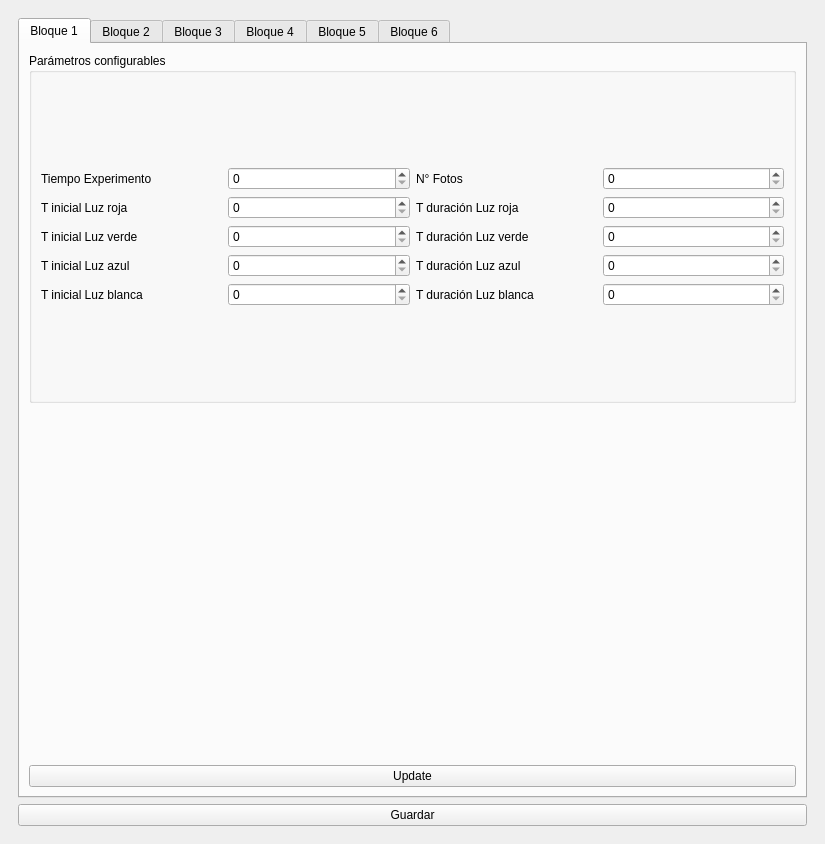
<?xml version="1.0" encoding="UTF-8"?>
<ui version="4.0">
 <class>MainWindow</class>
 <widget class="QMainWindow" name="MainWindow">
  <property name="geometry">
   <rect>
    <x>0</x>
    <y>0</y>
    <width>825</width>
    <height>844</height>
   </rect>
  </property>
  <property name="sizePolicy">
   <sizepolicy hsizetype="Preferred" vsizetype="Preferred">
    <horstretch>0</horstretch>
    <verstretch>0</verstretch>
   </sizepolicy>
  </property>
  <property name="windowTitle">
   <string>MainWindow</string>
  </property>
  <widget class="QWidget" name="centralwidget">
   <layout class="QVBoxLayout" name="verticalLayout_4">
    <item>
     <widget class="QWidget" name="widget" native="true">
      <layout class="QVBoxLayout" name="verticalLayout_3">
       <item>
        <widget class="QTabWidget" name="tabs">
         <property name="currentIndex">
          <number>0</number>
         </property>
         <widget class="QWidget" name="tab_1">
          <attribute name="title">
           <string>Bloque 1</string>
          </attribute>
          <layout class="QVBoxLayout" name="verticalLayout">
           <item>
            <widget class="QGroupBox" name="groupBox">
             <property name="title">
              <string>Parámetros configurables</string>
             </property>
             <layout class="QVBoxLayout" name="verticalLayout_2">
              <item>
               <layout class="QGridLayout" name="gridLayout">
                <item row="2" column="0">
                 <widget class="QLabel" name="label_3">
                  <property name="text">
                   <string>T inicial Luz verde</string>
                  </property>
                 </widget>
                </item>
                <item row="3" column="0">
                 <widget class="QLabel" name="label_7">
                  <property name="text">
                   <string>T inicial Luz azul</string>
                  </property>
                 </widget>
                </item>
                <item row="3" column="4">
                 <widget class="QSpinBox" name="b1_spinBox_td_azul">
                  <property name="maximum">
                   <number>10000</number>
                  </property>
                 </widget>
                </item>
                <item row="2" column="3">
                 <widget class="QLabel" name="label_4">
                  <property name="text">
                   <string>T duración Luz verde</string>
                  </property>
                 </widget>
                </item>
                <item row="4" column="4">
                 <widget class="QSpinBox" name="b1_spinBox_td_blanca">
                  <property name="maximum">
                   <number>10000</number>
                  </property>
                 </widget>
                </item>
                <item row="2" column="2">
                 <widget class="QSpinBox" name="b1_spinBox_ti_verde">
                  <property name="maximum">
                   <number>10000</number>
                  </property>
                 </widget>
                </item>
                <item row="1" column="3">
                 <widget class="QLabel" name="label_2">
                  <property name="text">
                   <string>T duración Luz roja</string>
                  </property>
                 </widget>
                </item>
                <item row="1" column="0">
                 <widget class="QLabel" name="label">
                  <property name="text">
                   <string>T inicial Luz roja</string>
                  </property>
                 </widget>
                </item>
                <item row="4" column="0">
                 <widget class="QLabel" name="label_8">
                  <property name="text">
                   <string>T inicial Luz blanca</string>
                  </property>
                 </widget>
                </item>
                <item row="3" column="2">
                 <widget class="QSpinBox" name="b1_spinBox_ti_azul">
                  <property name="maximum">
                   <number>10000</number>
                  </property>
                 </widget>
                </item>
                <item row="0" column="3">
                 <widget class="QLabel" name="label_6">
                  <property name="text">
                   <string>N° Fotos</string>
                  </property>
                 </widget>
                </item>
                <item row="4" column="3">
                 <widget class="QLabel" name="label_10">
                  <property name="text">
                   <string>T duración Luz blanca</string>
                  </property>
                 </widget>
                </item>
                <item row="2" column="4">
                 <widget class="QSpinBox" name="b1_spinBox_td_verde">
                  <property name="maximum">
                   <number>10000</number>
                  </property>
                 </widget>
                </item>
                <item row="0" column="0">
                 <widget class="QLabel" name="label_5">
                  <property name="text">
                   <string>Tiempo Experimento</string>
                  </property>
                 </widget>
                </item>
                <item row="1" column="4">
                 <widget class="QSpinBox" name="b1_spinBox_td_roja">
                  <property name="maximum">
                   <number>10000</number>
                  </property>
                 </widget>
                </item>
                <item row="4" column="2">
                 <widget class="QSpinBox" name="b1_spinBox_ti_blanca">
                  <property name="maximum">
                   <number>10000</number>
                  </property>
                 </widget>
                </item>
                <item row="1" column="2">
                 <widget class="QSpinBox" name="b1_spinBox_ti_roja">
                  <property name="maximum">
                   <number>10000</number>
                  </property>
                 </widget>
                </item>
                <item row="0" column="4">
                 <widget class="QSpinBox" name="b1_spinBox_n_fotos">
                  <property name="maximum">
                   <number>10</number>
                  </property>
                 </widget>
                </item>
                <item row="3" column="3">
                 <widget class="QLabel" name="label_9">
                  <property name="text">
                   <string>T duración Luz azul</string>
                  </property>
                 </widget>
                </item>
                <item row="0" column="2">
                 <widget class="QSpinBox" name="b1_spinBox_t_exp">
                  <property name="maximum">
                   <number>10000</number>
                  </property>
                 </widget>
                </item>
               </layout>
              </item>
             </layout>
            </widget>
           </item>
           <item>
            <widget class="Plot_bloque" name="Plot_b1" native="true"/>
           </item>
           <item>
            <widget class="QPushButton" name="button_b1_update">
             <property name="text">
              <string>Update</string>
             </property>
            </widget>
           </item>
          </layout>
         </widget>
         <widget class="QWidget" name="tab_2">
          <attribute name="title">
           <string>Bloque 2</string>
          </attribute>
          <layout class="QVBoxLayout" name="verticalLayout_12">
           <item>
            <widget class="QGroupBox" name="groupBox_5">
             <property name="title">
              <string>Parámetros configurables</string>
             </property>
             <layout class="QVBoxLayout" name="verticalLayout_11">
              <item>
               <layout class="QGridLayout" name="gridLayout_7">
                <item row="1" column="2">
                 <widget class="QSpinBox" name="b2_spinBox_ti_roja">
                  <property name="maximum">
                   <number>10000</number>
                  </property>
                 </widget>
                </item>
                <item row="2" column="4">
                 <widget class="QSpinBox" name="b2_spinBox_td_verde">
                  <property name="maximum">
                   <number>10000</number>
                  </property>
                 </widget>
                </item>
                <item row="2" column="0">
                 <widget class="QLabel" name="label_61">
                  <property name="text">
                   <string>T inicial Luz verde</string>
                  </property>
                 </widget>
                </item>
                <item row="3" column="0">
                 <widget class="QLabel" name="label_62">
                  <property name="text">
                   <string>T inicial Luz azul</string>
                  </property>
                 </widget>
                </item>
                <item row="1" column="0">
                 <widget class="QLabel" name="label_63">
                  <property name="text">
                   <string>T inicial Luz roja</string>
                  </property>
                 </widget>
                </item>
                <item row="2" column="2">
                 <widget class="QSpinBox" name="b2_spinBox_ti_verde">
                  <property name="maximum">
                   <number>10000</number>
                  </property>
                 </widget>
                </item>
                <item row="0" column="3">
                 <widget class="QLabel" name="label_64">
                  <property name="text">
                   <string>N° Fotos</string>
                  </property>
                 </widget>
                </item>
                <item row="1" column="3">
                 <widget class="QLabel" name="label_65">
                  <property name="text">
                   <string>T duración Luz roja</string>
                  </property>
                 </widget>
                </item>
                <item row="1" column="4">
                 <widget class="QSpinBox" name="b2_spinBox_td_roja">
                  <property name="maximum">
                   <number>10000</number>
                  </property>
                 </widget>
                </item>
                <item row="2" column="3">
                 <widget class="QLabel" name="label_66">
                  <property name="text">
                   <string>T duración Luz verde</string>
                  </property>
                 </widget>
                </item>
                <item row="0" column="4">
                 <widget class="QSpinBox" name="b2_spinBox_n_fotos">
                  <property name="maximum">
                   <number>10</number>
                  </property>
                 </widget>
                </item>
                <item row="0" column="0">
                 <widget class="QLabel" name="label_67">
                  <property name="text">
                   <string>Tiempo Experimento</string>
                  </property>
                 </widget>
                </item>
                <item row="0" column="2">
                 <widget class="QSpinBox" name="b2_spinBox_t_exp">
                  <property name="maximum">
                   <number>10000</number>
                  </property>
                 </widget>
                </item>
                <item row="4" column="0">
                 <widget class="QLabel" name="label_68">
                  <property name="text">
                   <string>T inicial Luz blanca</string>
                  </property>
                 </widget>
                </item>
                <item row="3" column="2">
                 <widget class="QSpinBox" name="b2_spinBox_ti_azul">
                  <property name="maximum">
                   <number>10000</number>
                  </property>
                 </widget>
                </item>
                <item row="4" column="2">
                 <widget class="QSpinBox" name="b2_spinBox_ti_blanca">
                  <property name="maximum">
                   <number>10000</number>
                  </property>
                 </widget>
                </item>
                <item row="3" column="4">
                 <widget class="QSpinBox" name="b2_spinBox_td_azul">
                  <property name="maximum">
                   <number>10000</number>
                  </property>
                 </widget>
                </item>
                <item row="4" column="4">
                 <widget class="QSpinBox" name="b2_spinBox_td_blanca">
                  <property name="maximum">
                   <number>10000</number>
                  </property>
                 </widget>
                </item>
                <item row="3" column="3">
                 <widget class="QLabel" name="label_69">
                  <property name="text">
                   <string>T duración Luz azul</string>
                  </property>
                 </widget>
                </item>
                <item row="4" column="3">
                 <widget class="QLabel" name="label_70">
                  <property name="text">
                   <string>T duración Luz blanca</string>
                  </property>
                 </widget>
                </item>
               </layout>
              </item>
             </layout>
            </widget>
           </item>
           <item>
            <widget class="Plot_bloque" name="Plot_b2" native="true"/>
           </item>
           <item>
            <widget class="QPushButton" name="button_b2_update">
             <property name="text">
              <string>Update</string>
             </property>
            </widget>
           </item>
          </layout>
         </widget>
         <widget class="QWidget" name="tab_3">
          <attribute name="title">
           <string>Bloque 3</string>
          </attribute>
          <layout class="QVBoxLayout" name="verticalLayout_8">
           <item>
            <widget class="QGroupBox" name="groupBox_3">
             <property name="title">
              <string>Parámetros configurables</string>
             </property>
             <layout class="QVBoxLayout" name="verticalLayout_7">
              <item>
               <layout class="QGridLayout" name="gridLayout_5">
                <item row="1" column="2">
                 <widget class="QSpinBox" name="b3_spinBox_ti_roja">
                  <property name="maximum">
                   <number>10000</number>
                  </property>
                 </widget>
                </item>
                <item row="2" column="4">
                 <widget class="QSpinBox" name="b3_spinBox_td_verde">
                  <property name="maximum">
                   <number>10000</number>
                  </property>
                 </widget>
                </item>
                <item row="2" column="0">
                 <widget class="QLabel" name="label_41">
                  <property name="text">
                   <string>T inicial Luz verde</string>
                  </property>
                 </widget>
                </item>
                <item row="3" column="0">
                 <widget class="QLabel" name="label_42">
                  <property name="text">
                   <string>T inicial Luz azul</string>
                  </property>
                 </widget>
                </item>
                <item row="1" column="0">
                 <widget class="QLabel" name="label_43">
                  <property name="text">
                   <string>T inicial Luz roja</string>
                  </property>
                 </widget>
                </item>
                <item row="2" column="2">
                 <widget class="QSpinBox" name="b3_spinBox_ti_verde">
                  <property name="maximum">
                   <number>10000</number>
                  </property>
                 </widget>
                </item>
                <item row="0" column="3">
                 <widget class="QLabel" name="label_44">
                  <property name="text">
                   <string>N° Fotos</string>
                  </property>
                 </widget>
                </item>
                <item row="1" column="3">
                 <widget class="QLabel" name="label_45">
                  <property name="text">
                   <string>T duración Luz roja</string>
                  </property>
                 </widget>
                </item>
                <item row="1" column="4">
                 <widget class="QSpinBox" name="b3_spinBox_td_roja">
                  <property name="maximum">
                   <number>10000</number>
                  </property>
                 </widget>
                </item>
                <item row="2" column="3">
                 <widget class="QLabel" name="label_46">
                  <property name="text">
                   <string>T duración Luz verde</string>
                  </property>
                 </widget>
                </item>
                <item row="0" column="4">
                 <widget class="QSpinBox" name="b3_spinBox_n_fotos">
                  <property name="maximum">
                   <number>10</number>
                  </property>
                 </widget>
                </item>
                <item row="0" column="0">
                 <widget class="QLabel" name="label_47">
                  <property name="text">
                   <string>Tiempo Experimento</string>
                  </property>
                 </widget>
                </item>
                <item row="0" column="2">
                 <widget class="QSpinBox" name="b3_spinBox_t_exp">
                  <property name="maximum">
                   <number>10000</number>
                  </property>
                 </widget>
                </item>
                <item row="4" column="0">
                 <widget class="QLabel" name="label_48">
                  <property name="text">
                   <string>T inicial Luz blanca</string>
                  </property>
                 </widget>
                </item>
                <item row="3" column="2">
                 <widget class="QSpinBox" name="b3_spinBox_ti_azul">
                  <property name="maximum">
                   <number>10000</number>
                  </property>
                 </widget>
                </item>
                <item row="4" column="2">
                 <widget class="QSpinBox" name="b3_spinBox_ti_blanca">
                  <property name="maximum">
                   <number>10000</number>
                  </property>
                 </widget>
                </item>
                <item row="3" column="4">
                 <widget class="QSpinBox" name="b3_spinBox_td_azul">
                  <property name="maximum">
                   <number>10000</number>
                  </property>
                 </widget>
                </item>
                <item row="4" column="4">
                 <widget class="QSpinBox" name="b3_spinBox_td_blanca">
                  <property name="maximum">
                   <number>10000</number>
                  </property>
                 </widget>
                </item>
                <item row="3" column="3">
                 <widget class="QLabel" name="label_49">
                  <property name="text">
                   <string>T duración Luz azul</string>
                  </property>
                 </widget>
                </item>
                <item row="4" column="3">
                 <widget class="QLabel" name="label_50">
                  <property name="text">
                   <string>T duración Luz blanca</string>
                  </property>
                 </widget>
                </item>
               </layout>
              </item>
             </layout>
            </widget>
           </item>
           <item>
            <widget class="Plot_bloque" name="Plot_b3" native="true"/>
           </item>
           <item>
            <widget class="QPushButton" name="button_b3_update">
             <property name="text">
              <string>Update</string>
             </property>
            </widget>
           </item>
          </layout>
         </widget>
         <widget class="QWidget" name="tab_4">
          <attribute name="title">
           <string>Bloque 4</string>
          </attribute>
          <layout class="QVBoxLayout" name="verticalLayout_10">
           <item>
            <widget class="QGroupBox" name="groupBox_4">
             <property name="title">
              <string>Parámetros configurables</string>
             </property>
             <layout class="QVBoxLayout" name="verticalLayout_9">
              <item>
               <layout class="QGridLayout" name="gridLayout_6">
                <item row="1" column="2">
                 <widget class="QSpinBox" name="b4_spinBox_ti_roja">
                  <property name="maximum">
                   <number>10000</number>
                  </property>
                 </widget>
                </item>
                <item row="2" column="4">
                 <widget class="QSpinBox" name="b4_spinBox_td_verde">
                  <property name="maximum">
                   <number>10000</number>
                  </property>
                 </widget>
                </item>
                <item row="2" column="0">
                 <widget class="QLabel" name="label_51">
                  <property name="text">
                   <string>T inicial Luz verde</string>
                  </property>
                 </widget>
                </item>
                <item row="3" column="0">
                 <widget class="QLabel" name="label_52">
                  <property name="text">
                   <string>T inicial Luz azul</string>
                  </property>
                 </widget>
                </item>
                <item row="1" column="0">
                 <widget class="QLabel" name="label_53">
                  <property name="text">
                   <string>T inicial Luz roja</string>
                  </property>
                 </widget>
                </item>
                <item row="2" column="2">
                 <widget class="QSpinBox" name="b4_spinBox_ti_verde">
                  <property name="maximum">
                   <number>10000</number>
                  </property>
                 </widget>
                </item>
                <item row="0" column="3">
                 <widget class="QLabel" name="label_54">
                  <property name="text">
                   <string>N° Fotos</string>
                  </property>
                 </widget>
                </item>
                <item row="1" column="3">
                 <widget class="QLabel" name="label_55">
                  <property name="text">
                   <string>T duración Luz roja</string>
                  </property>
                 </widget>
                </item>
                <item row="1" column="4">
                 <widget class="QSpinBox" name="b4_spinBox_td_roja">
                  <property name="maximum">
                   <number>10000</number>
                  </property>
                 </widget>
                </item>
                <item row="2" column="3">
                 <widget class="QLabel" name="label_56">
                  <property name="text">
                   <string>T duración Luz verde</string>
                  </property>
                 </widget>
                </item>
                <item row="0" column="4">
                 <widget class="QSpinBox" name="b4_spinBox_n_fotos">
                  <property name="maximum">
                   <number>10</number>
                  </property>
                 </widget>
                </item>
                <item row="0" column="0">
                 <widget class="QLabel" name="label_57">
                  <property name="text">
                   <string>Tiempo Experimento</string>
                  </property>
                 </widget>
                </item>
                <item row="0" column="2">
                 <widget class="QSpinBox" name="b4_spinBox_t_exp">
                  <property name="maximum">
                   <number>10000</number>
                  </property>
                 </widget>
                </item>
                <item row="4" column="0">
                 <widget class="QLabel" name="label_58">
                  <property name="text">
                   <string>T inicial Luz blanca</string>
                  </property>
                 </widget>
                </item>
                <item row="3" column="2">
                 <widget class="QSpinBox" name="b4_spinBox_ti_azul">
                  <property name="maximum">
                   <number>10000</number>
                  </property>
                 </widget>
                </item>
                <item row="4" column="2">
                 <widget class="QSpinBox" name="b4_spinBox_ti_blanca">
                  <property name="maximum">
                   <number>10000</number>
                  </property>
                 </widget>
                </item>
                <item row="3" column="4">
                 <widget class="QSpinBox" name="b4_spinBox_td_azul">
                  <property name="maximum">
                   <number>10000</number>
                  </property>
                 </widget>
                </item>
                <item row="4" column="4">
                 <widget class="QSpinBox" name="b4_spinBox_td_blanca">
                  <property name="maximum">
                   <number>10000</number>
                  </property>
                 </widget>
                </item>
                <item row="3" column="3">
                 <widget class="QLabel" name="label_59">
                  <property name="text">
                   <string>T duración Luz azul</string>
                  </property>
                 </widget>
                </item>
                <item row="4" column="3">
                 <widget class="QLabel" name="label_60">
                  <property name="text">
                   <string>T duración Luz blanca</string>
                  </property>
                 </widget>
                </item>
               </layout>
              </item>
             </layout>
            </widget>
           </item>
           <item>
            <widget class="Plot_bloque" name="Plot_b4" native="true"/>
           </item>
           <item>
            <widget class="QPushButton" name="button_b4_update">
             <property name="text">
              <string>Update</string>
             </property>
            </widget>
           </item>
          </layout>
         </widget>
         <widget class="QWidget" name="tab_5">
          <attribute name="title">
           <string>Bloque 5</string>
          </attribute>
          <layout class="QVBoxLayout" name="verticalLayout_14">
           <item>
            <widget class="QGroupBox" name="groupBox_6">
             <property name="title">
              <string>Parámetros configurables</string>
             </property>
             <layout class="QVBoxLayout" name="verticalLayout_13">
              <item>
               <layout class="QGridLayout" name="gridLayout_8">
                <item row="1" column="2">
                 <widget class="QSpinBox" name="b5_spinBox_ti_roja">
                  <property name="maximum">
                   <number>10000</number>
                  </property>
                 </widget>
                </item>
                <item row="2" column="4">
                 <widget class="QSpinBox" name="b5_spinBox_td_verde">
                  <property name="maximum">
                   <number>10000</number>
                  </property>
                 </widget>
                </item>
                <item row="2" column="0">
                 <widget class="QLabel" name="label_71">
                  <property name="text">
                   <string>T inicial Luz verde</string>
                  </property>
                 </widget>
                </item>
                <item row="3" column="0">
                 <widget class="QLabel" name="label_72">
                  <property name="text">
                   <string>T inicial Luz azul</string>
                  </property>
                 </widget>
                </item>
                <item row="1" column="0">
                 <widget class="QLabel" name="label_73">
                  <property name="text">
                   <string>T inicial Luz roja</string>
                  </property>
                 </widget>
                </item>
                <item row="2" column="2">
                 <widget class="QSpinBox" name="b5_spinBox_ti_verde">
                  <property name="maximum">
                   <number>10000</number>
                  </property>
                 </widget>
                </item>
                <item row="0" column="3">
                 <widget class="QLabel" name="label_74">
                  <property name="text">
                   <string>N° Fotos</string>
                  </property>
                 </widget>
                </item>
                <item row="1" column="3">
                 <widget class="QLabel" name="label_75">
                  <property name="text">
                   <string>T duración Luz roja</string>
                  </property>
                 </widget>
                </item>
                <item row="1" column="4">
                 <widget class="QSpinBox" name="b5_spinBox_td_roja">
                  <property name="maximum">
                   <number>10000</number>
                  </property>
                 </widget>
                </item>
                <item row="2" column="3">
                 <widget class="QLabel" name="label_76">
                  <property name="text">
                   <string>T duración Luz verde</string>
                  </property>
                 </widget>
                </item>
                <item row="0" column="4">
                 <widget class="QSpinBox" name="b5_spinBox_n_fotos">
                  <property name="maximum">
                   <number>10</number>
                  </property>
                 </widget>
                </item>
                <item row="0" column="0">
                 <widget class="QLabel" name="label_77">
                  <property name="text">
                   <string>Tiempo Experimento</string>
                  </property>
                 </widget>
                </item>
                <item row="0" column="2">
                 <widget class="QSpinBox" name="b5_spinBox_t_exp">
                  <property name="maximum">
                   <number>10000</number>
                  </property>
                 </widget>
                </item>
                <item row="4" column="0">
                 <widget class="QLabel" name="label_78">
                  <property name="text">
                   <string>T inicial Luz blanca</string>
                  </property>
                 </widget>
                </item>
                <item row="3" column="2">
                 <widget class="QSpinBox" name="b5_spinBox_ti_azul">
                  <property name="maximum">
                   <number>10000</number>
                  </property>
                 </widget>
                </item>
                <item row="4" column="2">
                 <widget class="QSpinBox" name="b5_spinBox_ti_blanca">
                  <property name="maximum">
                   <number>10000</number>
                  </property>
                 </widget>
                </item>
                <item row="3" column="4">
                 <widget class="QSpinBox" name="b5_spinBox_td_azul">
                  <property name="maximum">
                   <number>10000</number>
                  </property>
                 </widget>
                </item>
                <item row="4" column="4">
                 <widget class="QSpinBox" name="b5_spinBox_td_blanca">
                  <property name="maximum">
                   <number>10000</number>
                  </property>
                 </widget>
                </item>
                <item row="3" column="3">
                 <widget class="QLabel" name="label_79">
                  <property name="text">
                   <string>T duración Luz azul</string>
                  </property>
                 </widget>
                </item>
                <item row="4" column="3">
                 <widget class="QLabel" name="label_80">
                  <property name="text">
                   <string>T duración Luz blanca</string>
                  </property>
                 </widget>
                </item>
               </layout>
              </item>
             </layout>
            </widget>
           </item>
           <item>
            <widget class="Plot_bloque" name="Plot_b5" native="true"/>
           </item>
           <item>
            <widget class="QPushButton" name="button_b5_update">
             <property name="text">
              <string>Update</string>
             </property>
            </widget>
           </item>
          </layout>
         </widget>
         <widget class="QWidget" name="tab_6">
          <attribute name="title">
           <string>Bloque 6</string>
          </attribute>
          <layout class="QVBoxLayout" name="verticalLayout_16">
           <item>
            <widget class="QGroupBox" name="groupBox_7">
             <property name="title">
              <string>Parámetros configurables</string>
             </property>
             <layout class="QVBoxLayout" name="verticalLayout_15">
              <item>
               <layout class="QGridLayout" name="gridLayout_9">
                <item row="1" column="2">
                 <widget class="QSpinBox" name="b6_spinBox_ti_roja">
                  <property name="maximum">
                   <number>10000</number>
                  </property>
                 </widget>
                </item>
                <item row="2" column="4">
                 <widget class="QSpinBox" name="b6_spinBox_td_verde">
                  <property name="maximum">
                   <number>10000</number>
                  </property>
                 </widget>
                </item>
                <item row="2" column="0">
                 <widget class="QLabel" name="label_81">
                  <property name="text">
                   <string>T inicial Luz verde</string>
                  </property>
                 </widget>
                </item>
                <item row="3" column="0">
                 <widget class="QLabel" name="label_82">
                  <property name="text">
                   <string>T inicial Luz azul</string>
                  </property>
                 </widget>
                </item>
                <item row="1" column="0">
                 <widget class="QLabel" name="label_83">
                  <property name="text">
                   <string>T inicial Luz roja</string>
                  </property>
                 </widget>
                </item>
                <item row="2" column="2">
                 <widget class="QSpinBox" name="b6_spinBox_ti_verde">
                  <property name="maximum">
                   <number>10000</number>
                  </property>
                 </widget>
                </item>
                <item row="0" column="3">
                 <widget class="QLabel" name="label_84">
                  <property name="text">
                   <string>N° Fotos</string>
                  </property>
                 </widget>
                </item>
                <item row="1" column="3">
                 <widget class="QLabel" name="label_85">
                  <property name="text">
                   <string>T duración Luz roja</string>
                  </property>
                 </widget>
                </item>
                <item row="1" column="4">
                 <widget class="QSpinBox" name="b6_spinBox_td_roja">
                  <property name="maximum">
                   <number>10000</number>
                  </property>
                 </widget>
                </item>
                <item row="2" column="3">
                 <widget class="QLabel" name="label_86">
                  <property name="text">
                   <string>T duración Luz verde</string>
                  </property>
                 </widget>
                </item>
                <item row="0" column="4">
                 <widget class="QSpinBox" name="b6_spinBox_n_fotos">
                  <property name="maximum">
                   <number>10</number>
                  </property>
                 </widget>
                </item>
                <item row="0" column="0">
                 <widget class="QLabel" name="label_87">
                  <property name="text">
                   <string>Tiempo Experimento</string>
                  </property>
                 </widget>
                </item>
                <item row="0" column="2">
                 <widget class="QSpinBox" name="b6_spinBox_t_exp">
                  <property name="maximum">
                   <number>10000</number>
                  </property>
                 </widget>
                </item>
                <item row="4" column="0">
                 <widget class="QLabel" name="label_88">
                  <property name="text">
                   <string>T inicial Luz blanca</string>
                  </property>
                 </widget>
                </item>
                <item row="3" column="2">
                 <widget class="QSpinBox" name="b6_spinBox_ti_azul">
                  <property name="maximum">
                   <number>10000</number>
                  </property>
                 </widget>
                </item>
                <item row="4" column="2">
                 <widget class="QSpinBox" name="b6_spinBox_ti_blanca">
                  <property name="maximum">
                   <number>10000</number>
                  </property>
                 </widget>
                </item>
                <item row="3" column="4">
                 <widget class="QSpinBox" name="b6_spinBox_td_azul">
                  <property name="maximum">
                   <number>10000</number>
                  </property>
                 </widget>
                </item>
                <item row="4" column="4">
                 <widget class="QSpinBox" name="b6_spinBox_td_blanca">
                  <property name="maximum">
                   <number>10000</number>
                  </property>
                 </widget>
                </item>
                <item row="3" column="3">
                 <widget class="QLabel" name="label_89">
                  <property name="text">
                   <string>T duración Luz azul</string>
                  </property>
                 </widget>
                </item>
                <item row="4" column="3">
                 <widget class="QLabel" name="label_90">
                  <property name="text">
                   <string>T duración Luz blanca</string>
                  </property>
                 </widget>
                </item>
               </layout>
              </item>
             </layout>
            </widget>
           </item>
           <item>
            <widget class="Plot_bloque" name="Plot_b6" native="true"/>
           </item>
           <item>
            <widget class="QPushButton" name="button_b6_update">
             <property name="text">
              <string>Update</string>
             </property>
            </widget>
           </item>
          </layout>
         </widget>
        </widget>
       </item>
       <item>
        <widget class="QPushButton" name="button_guardar">
         <property name="text">
          <string>Guardar</string>
         </property>
        </widget>
       </item>
      </layout>
     </widget>
    </item>
   </layout>
  </widget>
 </widget>
 <customwidgets>
  <customwidget>
   <class>Plot_bloque</class>
   <extends>QWidget</extends>
   <header>plot_bloque.h</header>
   <container>1</container>
  </customwidget>
 </customwidgets>
 <resources/>
 <connections/>
</ui>
